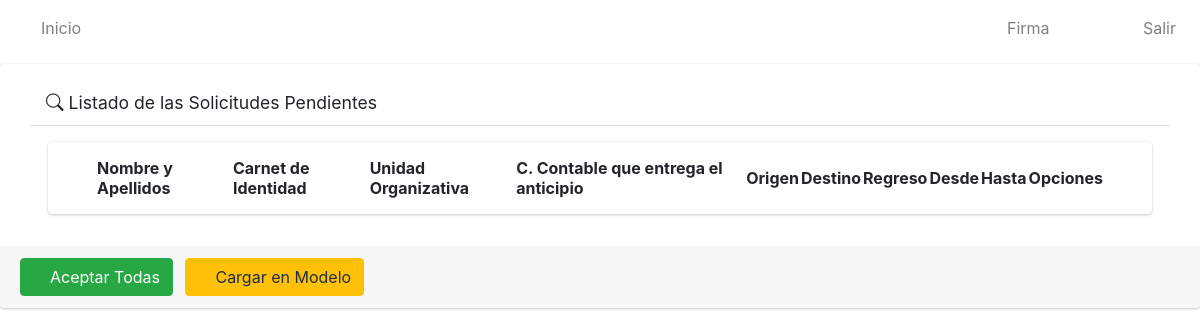
Before: /solicitudes_pendientes/ with the older database file.
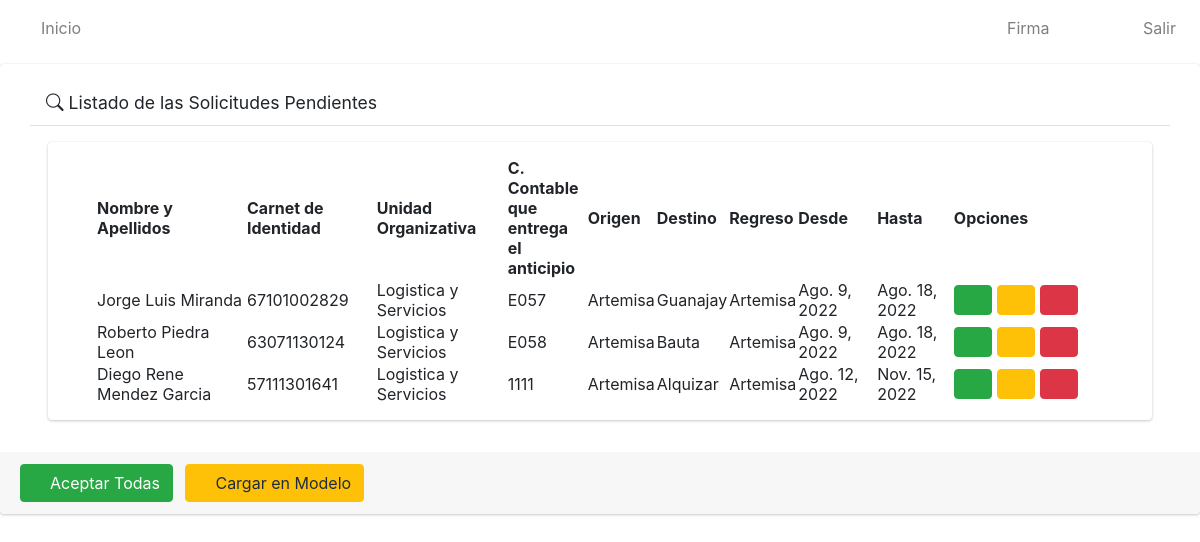
After: the same page with the newer database file.
### app/models.py (models this page shows, shortened)
class Solicitud(models.Model):
    numero=models.IntegerField()
    solicitante=models.ForeignKey(User, on_delete=models.CASCADE)
    trabajador=models.ForeignKey(Trabajador, on_delete=models.CASCADE)
    unidad_organizativa=models.ForeignKey(Unidad_Organizativa, on_delete=models.CASCADE)
    c_contable=models.CharField(max_length=4)
    provincia=models.ForeignKey(Provincia, on_delete=models.CASCADE)
    origen=models.ForeignKey(Municipio, on_delete=models.CASCADE, related_name='municipio_origen')
    destino=models.ForeignKey(Municipio, on_delete=models.CASCADE, related_name='municipio_destino')
    regreso=models.ForeignKey(Municipio, on_delete=models.CASCADE, related_name='municipio_regreso')
    fecha_inicio=models.DateField()
    fecha_final=models.DateField()
    estado=models.CharField(max_length=20)
    class Meta:
        verbose_name="Solicitud"
        verbose_name_plural="Solicitudes"

class Trabajador(models.Model):
    nombre_y_apellidos = models.CharField(max_length=80)
    ci=models.CharField(max_length=11, unique=True)
    def __str__(self):
            return self.nombre_y_apellidos
    class Meta:
        verbose_name = "Trabajador"
        verbose_name_plural = "Trabajadores"

class Unidad_Organizativa(models.Model):
    nombre=models.CharField(max_length=100)
    def __str__(self):
        return self.nombre
    class Meta:
        verbose_name="Unidad Organizativa"
        verbose_name_plural="Unidades Organizativas"

class Municipio(models.Model):
    nombre=models.CharField(max_length=30)
    provincia=models.ForeignKey(Provincia, on_delete=models.CASCADE)
    def __str__(self):
        return self.nombre
    class Meta:
        verbose_name="Municipio"
        verbose_name_plural="Municipios"

### app/views.py (the view)
# urls.py: path('solicitudes_pendientes/', SolicitudPendienteListView.as_view(), name='pendientes'),
class SolicitudPendienteListView(ListView):
    model = Solicitud
    template_name = 'solicitudes/pendientes/listar.html'
    def get_context_data(self, **kwargs):
        context=super().get_context_data(**kwargs)
        context['object_list']=Solicitud.objects.all().filter(estado="Pendiente")
        listaP = Solicitud.objects.all().filter(estado="Pendiente")
        listaA = Solicitud.objects.all().filter(estado="Aceptada")
        listaAut = Solicitud.objects.all().filter(estado="Autorizada")
        listaC = Solicitud.objects.all().filter(estado="Cancelada")
        if len(listaP) > 0:
            context['cantP'] = len(listaP)
        else:
            context['cantP'] = 0
        if len(listaA) > 0:
            context['cantA'] = len(listaA)
        else:
            context['cantA'] = 0
        if len(listaAut) > 0:
            context['cantAut'] = len(listaAut)
        else:
            context['cantAut'] = 0
        if len(listaC) > 0:
            context['cantC'] = len(listaC)
        else:
            context['cantC'] = 0
        return context

### app/templates/solicitudes/pendientes/listar.html (shortened to what this page needs)
{% extends 'base.html' %}
{% load static %}
{% block content %}
    <div class=" card card-default">
        <div class="card-header px-3 mb-3 mt-3 container">
            <h3 class="card-title">
            <i class="fas fa-exclamation-triangle bi bi-search"></i>
                Listado de las Solicitudes Pendientes
            </h3>
            </div>
        <div class="card card-body content-header mx-5 px-5">
            <table id="myTable" class="display" style="width: 100%;">
                <thead>
                    <tr>
                        <th>Nombre y Apellidos</th>
                        <th>Carnet de Identidad</th>
                        <th>Unidad Organizativa</th>
                        <th>C. Contable que entrega el anticipio</th>
                        <th>Origen</th>
                        <th>Destino</th>
                        <th>Regreso</th>
                        <th>Desde</th>
                        <th>Hasta</th>
                        <th>Opciones</th>
                    </tr>
                </thead>
                <tbody>
                    {% for i in object_list %}
                    <tr>
                        <td style="width: 150px;">{{i.trabajador}}</td>
                        <td>{{i.trabajador.ci}}</td>
                        <td>{{i.unidad_organizativa}}</td>
                        <td style="width: 80px;">{{i.c_contable}}</td>
                        <td>{{i.origen}}</td>
                        <td>{{i.destino}}</td>
                        <td>{{i.regreso}}</td>
                        <td>{{i.fecha_inicio}}</td>
                        <td>{{i.fecha_final}}</td>
                        <td style="width: 4cm"; height="4cm";>
                            <a href="#" onclick="aceptarSolicitud({{i.id}})" type="button" class="btn btn-success">
                                <i class="fas fa-check"></i>
                            </a>
                            <a href="#" type="button" class="btn btn-warning">
                                <i class="fas fa-file"></i>
                            </a>
                            <a href="#" onclick="eliminarSolicitud({{i.id}})" type="button" class="btn btn-danger">
                                <i class="fas fa-times-circle"></i>
                            </a>
                        </td>
                    </tr>
                    {% endfor %}
                </tbody>
            </table>
        </div>
        <div class=" card-footer mt-3">
            <a href="#" onclick="aceptarTodas()" type="button" class="btn btn-primary btn-success">
                <i class="fas fa-check"></i>
                Aceptar Todas
            </a>
            <a href="#" type="button" class="btn btn-primary btn-warning ml-2">
                <i class="fas fa-file"></i>
                Cargar en Modelo
            </a>
        </div>
    </div>
{% endblock %}

Changed rows visible on the page:
now on this page (row edited): Solicitud: trabajador "Jorge Luis Miranda", trabajador.ci "67101002829", unidad_organizativa "Logistica y Servicios", c_contable "E057", origen "Artemisa", destino "Guanajay", regreso "Artemisa", fecha_inicio "Ago. 9, 2022", fecha_final "Ago. 18, 2022"
now on this page (row edited): Solicitud: trabajador "Roberto Piedra Leon", trabajador.ci "63071130124", unidad_organizativa "Logistica y Servicios", c_contable "E058", origen "Artemisa", destino "Bauta", regreso "Artemisa", fecha_inicio "Ago. 9, 2022", fecha_final "Ago. 18, 2022"
added Solicitud: trabajador "Diego Rene Mendez Garcia", trabajador.ci "57111301641", unidad_organizativa "Logistica y Servicios", c_contable "1111", origen "Artemisa", destino "Alquizar", regreso "Artemisa", fecha_inicio "Ago. 12, 2022", fecha_final "Nov. 15, 2022"
